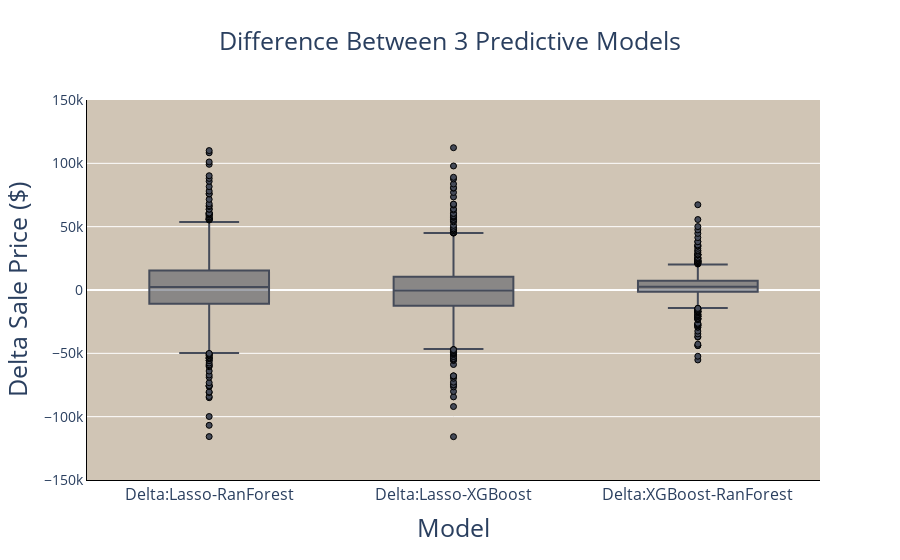

Notebook source saved alongside this figure:
### Code cell
fig = px.box(AAmelt, y = 'value', x = 'variable', color_discrete_sequence = ['#454b59'], title = 'Difference Between 3 Predictive Models')
fig.update_layout(
    xaxis_title = 'Model',
    yaxis_title = 'Delta Sale Price ($)',
    title_x=0.5,
    plot_bgcolor = '#d0c5b5',
    title_font = dict(size = 25),
    yaxis = dict(
        tickfont = dict(size=14),
        titlefont = dict(size = 25),
        showline = True,
        linecolor = 'black',
        range = [-150000,150000]
    ),
    xaxis = dict(
        tickfont = dict(size=16),
        titlefont = dict(size =25),

        linecolor = 'black'        
    )    
)
for t in fig.data:
    t.marker.line.width = 1
    t.marker.line.color = "black"
fig

### Figure 1 — Plotly figure (JSON) as saved in the notebook; plotly's stock layout.template omitted (floating-point values rounded to 4 significant figures; data arrays with more than 128 entries replaced by an {"elided": "..."} marker saying what was removed)
{"data": [{"alignmentgroup": "True", "hovertemplate": "variable=%{x}<br>value=%{y}<extra></extra>", "legendgroup": "", "marker": {"color": "#454b59", "line": {"color": "black", "width": 1}}, "name": "", "notched": false, "offsetgroup": "", "orientation": "v", "showlegend": false, "type": "box", "x": {"elided": "4344 str values"}, "x0": " ", "xaxis": "x", "y": {"elided": "4344 float values"}, "y0": " ", "yaxis": "y"}], "layout": {"boxmode": "group", "legend": {"tracegroupgap": 0}, "plot_bgcolor": "#d0c5b5", "title": {"font": {"size": 25}, "text": "Difference Between 3 Predictive Models", "x": 0.5}, "xaxis": {"anchor": "y", "domain": [0, 1], "linecolor": "black", "tickfont": {"size": 16}, "title": {"font": {"size": 25}, "text": "Model"}}, "yaxis": {"anchor": "x", "domain": [0, 1], "linecolor": "black", "range": [-150000, 150000], "showline": true, "tickfont": {"size": 14}, "title": {"font": {"size": 25}, "text": "Delta Sale Price ($)"}}}}
